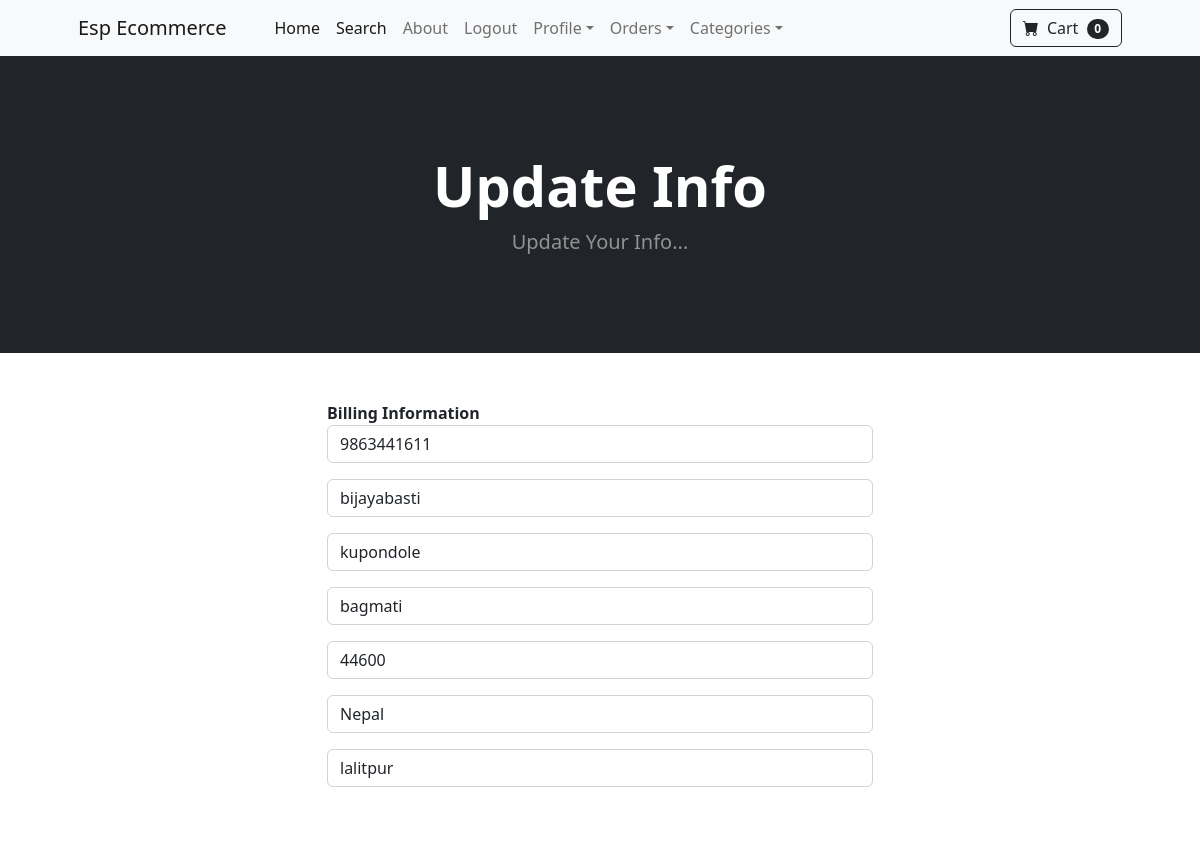
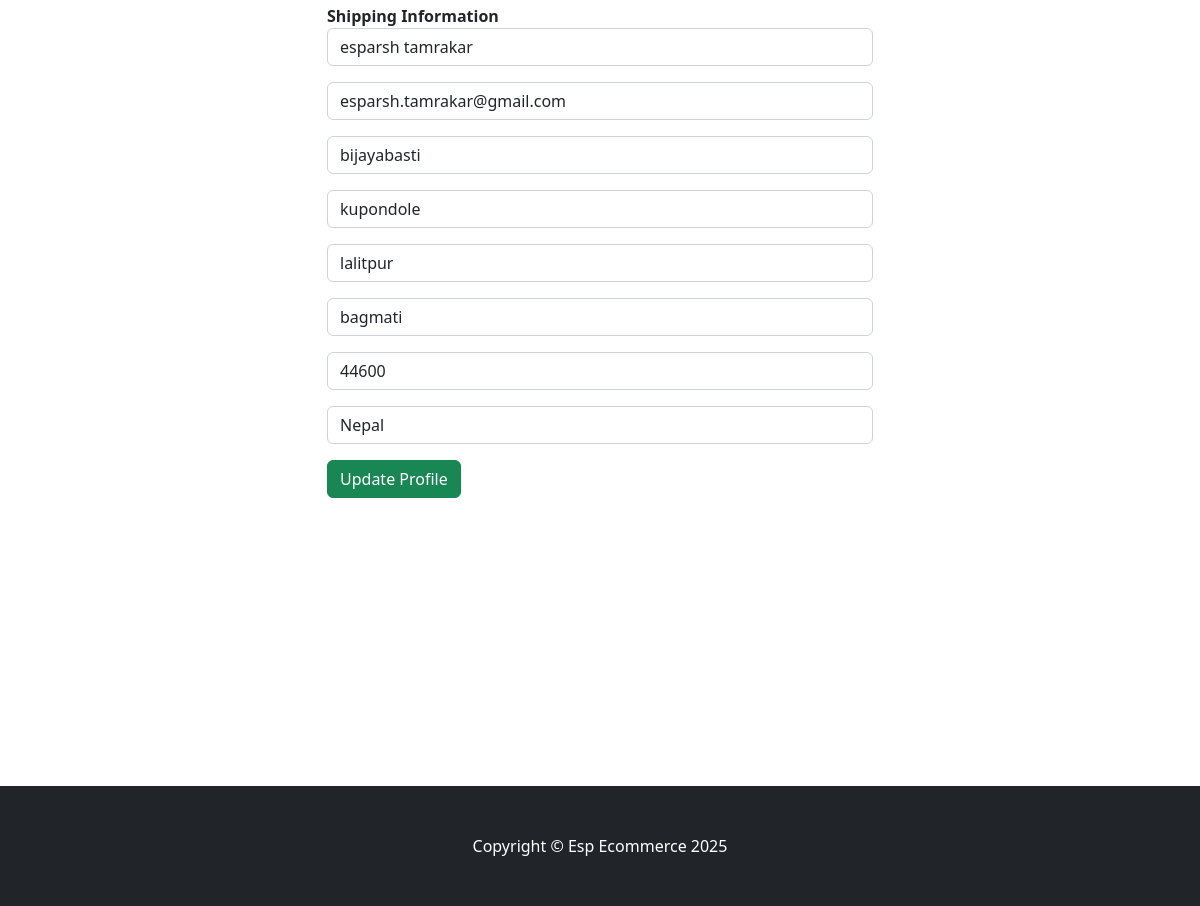
/update_info (signed in), run on the app's committed database (2 pictures, top to bottom).
### store/models.py (models this page shows, shortened)
class Profile(models.Model):
  user=models.OneToOneField(User, on_delete=models.CASCADE)
  date_modified=models.DateTimeField(User,auto_now=True)
  phone= models.CharField(max_length=30, blank=True)
  address1=models.CharField(max_length=100)
  address2=models.CharField(max_length=100)
  city=models.CharField(max_length=50, blank=True)
  state=models.CharField(max_length=50, blank=True)
  zipcode=models.CharField(max_length=50, blank=True)
  country=models.CharField(max_length=50, blank=True)
  old_cart=models.CharField(max_length=200, blank=True, null=True)

### payment/models.py (models this page shows, shortened)
class ShippingAddress(models.Model):
  user=models.ForeignKey(User, on_delete=models.CASCADE, null=True, blank=True)
  shipping_full_name=models.CharField(max_length=255)
  shipping_email=models.CharField(max_length=255)
  shipping_address1=models.CharField(max_length=255)
  shipping_address2=models.CharField(max_length=255, null=True, blank=True)
  shipping_city=models.CharField(max_length=255)
  shipping_state=models.CharField(max_length=255, null=True, blank=True)
  shipping_zipcode=models.CharField(max_length=255, null=True, blank=True)
  shipping_country=models.CharField(max_length=255)
  class Meta:
    verbose_name_plural="Shipping Address"
  def create_shipping(sender,instance, created, **kwargs):
    if created:
      user_shipping= ShippingAddress(user=instance)
      user_shipping.save()
  post_save.connect(create_shipping, sender=User)

### store/views.py (the view)
# urls.py: path('update_info', views.update_info, name='update_info'),
def update_info(request):
   if request.user.is_authenticated:
        current_user, created = Profile.objects.get_or_create(user=request.user)
        shipping_user, created = ShippingAddress.objects.get_or_create(user=request.user)
        form= UserInfoForm(request.POST or None, instance=current_user) #instance gives the info of current user
        shipping_form=ShippingForm(request.POST or None, instance=shipping_user)
        if form.is_valid() or shipping_form.is_valid():
          form.save()
          shipping_form.save()
          messages.success(request,"Your Info has been Updated!!!!")
          return redirect('home')
        return render(request, 'update_info.html',{'form':form, 'shipping_form':shipping_form})
   else:
      messages.error(request,"You must be logged in!!!")
      return redirect('home')

### store/forms.py
class UserInfoForm(forms.ModelForm):
	phone= forms.CharField(label='', widget=forms.TextInput(attrs={'class':'form-control', 'placeholder':'Phone'}))
	address1=forms.CharField(label='', widget=forms.TextInput(attrs={'class':'form-control', 'placeholder':'Address1'}))
	address2=forms.CharField(label='', widget=forms.TextInput(attrs={'class':'form-control', 'placeholder':'Address2'}), required=False)
	city=forms.CharField(label='', widget=forms.TextInput(attrs={'class':'form-control', 'placeholder':'City'}))
	state=forms.CharField(label='', widget=forms.TextInput(attrs={'class':'form-control', 'placeholder':'State'}))
	country=forms.CharField(label='', widget=forms.TextInput(attrs={'class':'form-control', 'placeholder':'Country'}))
	zipcode=forms.CharField(label='', widget=forms.TextInput(attrs={'class':'form-control', 'placeholder':'Zip Code'}), required=False)
	class Meta:
		model=Profile
		fields=('phone', 'address1','address2','state', 'zipcode', 'country','city')

### cart/cart.py (called while the page is built)
  def __len__(self):
    return len(self.cart)

### cart/context_processors.py (called while the page is built)
def cart(request):
  return {'cart': Cart(request)}

### store/templates/update_info.html (shortened to what this page needs)
{% extends 'base.html' %}
{% block content %}
 <header class="bg-dark py-5">
            <div class="container px-4 px-lg-5 my-5">
                <div class="text-center text-white">
                    <h1 class="display-4 fw-bolder">Update Info</h1>
                    <p class="lead fw-normal text-white-50 mb-0">Update Your Info...</p>
                </div>
            </div>
        </header>
        <div class="container">
          <div class="row">
              <div class="col-md-6 offset-md-3">
                <br><br>
                <strong>Billing Information</strong>
       <form method="post" action="{% url 'update_info' %}">
                  {{form.as_p}}
                  <br><br>
                  <strong>Shipping Information</strong>
                  {{shipping_form.as_p}}
                <button class="btn btn-success">Update Profile</button>
        </form>
        <br><br>
<br><br><br><br><br><br><br><br><br><br>
              </div>
          </div>
        </div>
{% endblock %}

### data on the page
Profile: phone "9863441611", address1 "bijayabasti", address2 "kupondole", state "bagmati", zipcode "44600", country "Nepal", city "lalitpur"
ShippingAddress: shipping_full_name "esparsh tamrakar", shipping_email "esparsh.tamrakar@gmail.com", shipping_address1 "bijayabasti", shipping_address2 "kupondole", shipping_city "lalitpur", shipping_state "bagmati", shipping_zipcode "44600", shipping_country "Nepal"

### other printed values
{{ cart|length }} "0"
